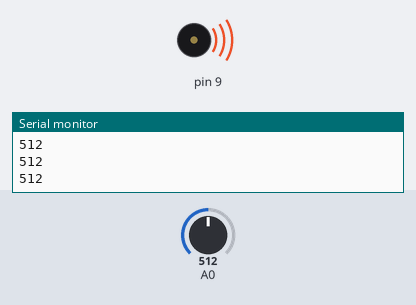
This sketch was run on a simulated Arduino Uno, built with avr-gcc and run on an emulated ATmega328P. Shown: buzzer (waves = sounding), the last lines printed to the serial monitor. Inputs (shaded band) come from the test bench; at power-on: A0 = 512.

Above: at 1.2 s.
1.3 s: A0 set to 492
2.8 s: A0 set to 469
At 4.0 s:
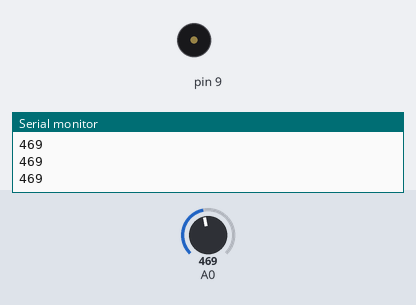
4.3 s: A0 set to 490
At 5.2 s:
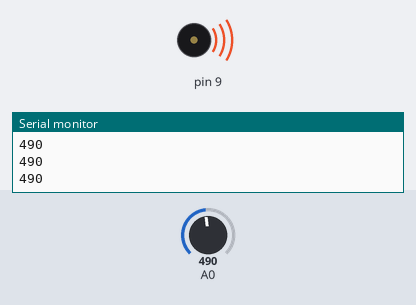
5.8 s: A0 set to 470
At 6.4 s:
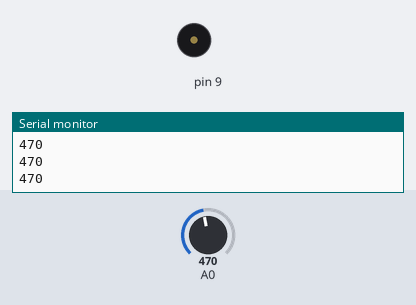
Timing chart, 0 to 8.3 s (numbered marks = the images above; inputs shaded):
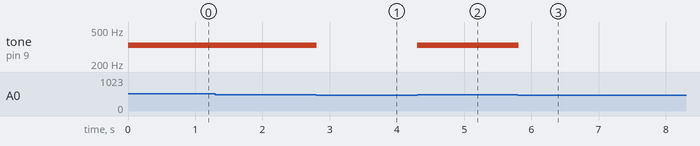

The sketch:

project_7.ino
```cpp
int notes[] = {262, 294, 330, 349} ;


void setup() {
	Serial.begin(9600) ;
}

void loop() {
	int keyVal = analogRead(A0);
	Serial.println(keyVal) ;
	if(keyVal == 1023){
		tone(8, notes[0]) ;
	}

	else if (keyVal >= 990 && keyVal <= 1010) {
		tone(8, notes[1]) ;
	}
	else {
		noTone(8);
	}

	if (keyVal >= 480 && keyVal <= 545) {
		tone(9, notes[2]) ;
	}
	else if (keyVal >= 2 && keyVal <= 25) {
		tone(9, notes[3]) ;
	}
	else {
		noTone(9);
	}

}
```

Measured:
- the behaviour switches between 480 and 479 on A0 (found by bisection; images 0 and 1)
- after the input at 2.8 s, tone on pin 9: 330 Hz → silent at once
- after the input at 4.3 s, tone on pin 9: silent → 330 Hz at once
- after the input at 5.8 s, tone on pin 9: 330 Hz → silent at once
